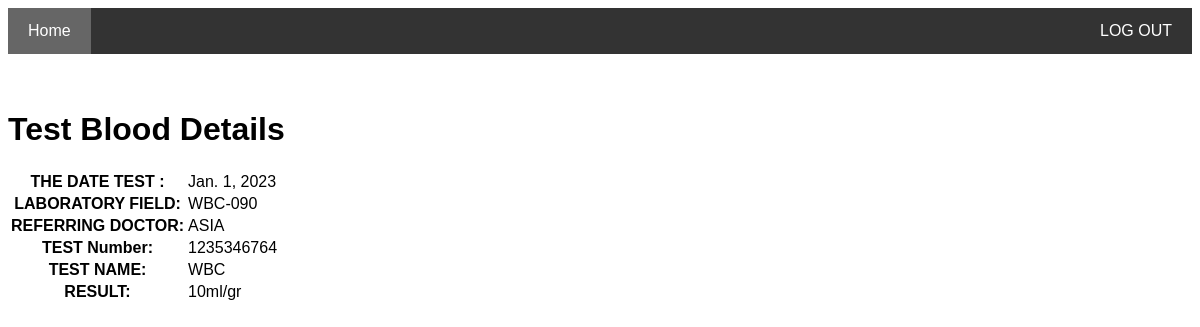
The page /test_blood_details/1235346764/ on the database its author committed.
### core/models.py (models this page shows, shortened)
class TestBlood(models.Model):
    date_test=models.DateField(null=True)
    laboratory_field=models.CharField(max_length=30)
    referring_doctor=models.CharField(max_length=30)
    test_number=models.CharField(max_length=25,primary_key=True)
    name_test=models.CharField(max_length=30)
    result=models.CharField(max_length=30)
    class Meta:
        db_table = 'TestBlood'

### core/views.py (the view)
# urls.py: path('test_blood_details/<int:test_number>/', test_blood_details.as_view(), name='test_blood_details'),
class test_blood_details(TemplateView):
    template_name = 'test_blood_details.html'
    def get_context_data(self, **kwargs):
        context = super().get_context_data(**kwargs)
        context['Blood'] = TestBlood.objects.get(pk=kwargs['test_number'])
        return context

### Templates/test_blood_details.html (shortened to what this page needs)
<!DOCTYPE html>
<html>
<div class="navbar">
    <a href="{% url 'patient_homepage' %} " class="active">Home</a>
    <a href="{% url 'index' %}" class="right">LOG OUT</a>
  </div>
<br>
<br>
<h1>Test Blood Details</h1>
<table class="table">
  <tbody>
    <tr>
      <th scope="row">THE DATE TEST :</th>
      <td>{{ Blood.date_test }}</td>
    </tr>
    <tr>
      <th scope="row">LABORATORY FIELD:</th>
      <td>{{ Blood.laboratory_field }}</td>
    </tr>
    <tr>
      <th scope="row">REFERRING DOCTOR:</th>
      <td>{{ Blood.referring_doctor }}</td>
    </tr>
    <tr>
      <th scope="row">TEST Number:</th>
      <td>{{ Blood.test_number }}</td>
    </tr>
    <tr>
      <th scope="row">TEST NAME:</th>
      <td>{{ Blood.name_test }}</td>
    </tr>
    <tr>
      <th scope="row">RESULT:</th>
      <td>{{ Blood.result }}</td>
  </tbody>
</table>

### Templates/test_blood_details.html (style rules this page uses)
* { box-sizing: border-box }
.navbar { overflow: hidden; background-color: #333; position: sticky; position: -webkit-sticky; top: 0; }
.navbar a { float: left; display: block; color: white; text-align: center; padding: 14px 20px; text-decoration: none; }
.navbar a.right { float: right; }
.navbar a.active { background-color: #666; color: white; }

### rows shown on the page
TestBlood: date_test "Jan. 1, 2023", laboratory_field "WBC-090", referring_doctor "ASIA", test_number "1235346764", name_test "WBC", result "10ml/gr"
